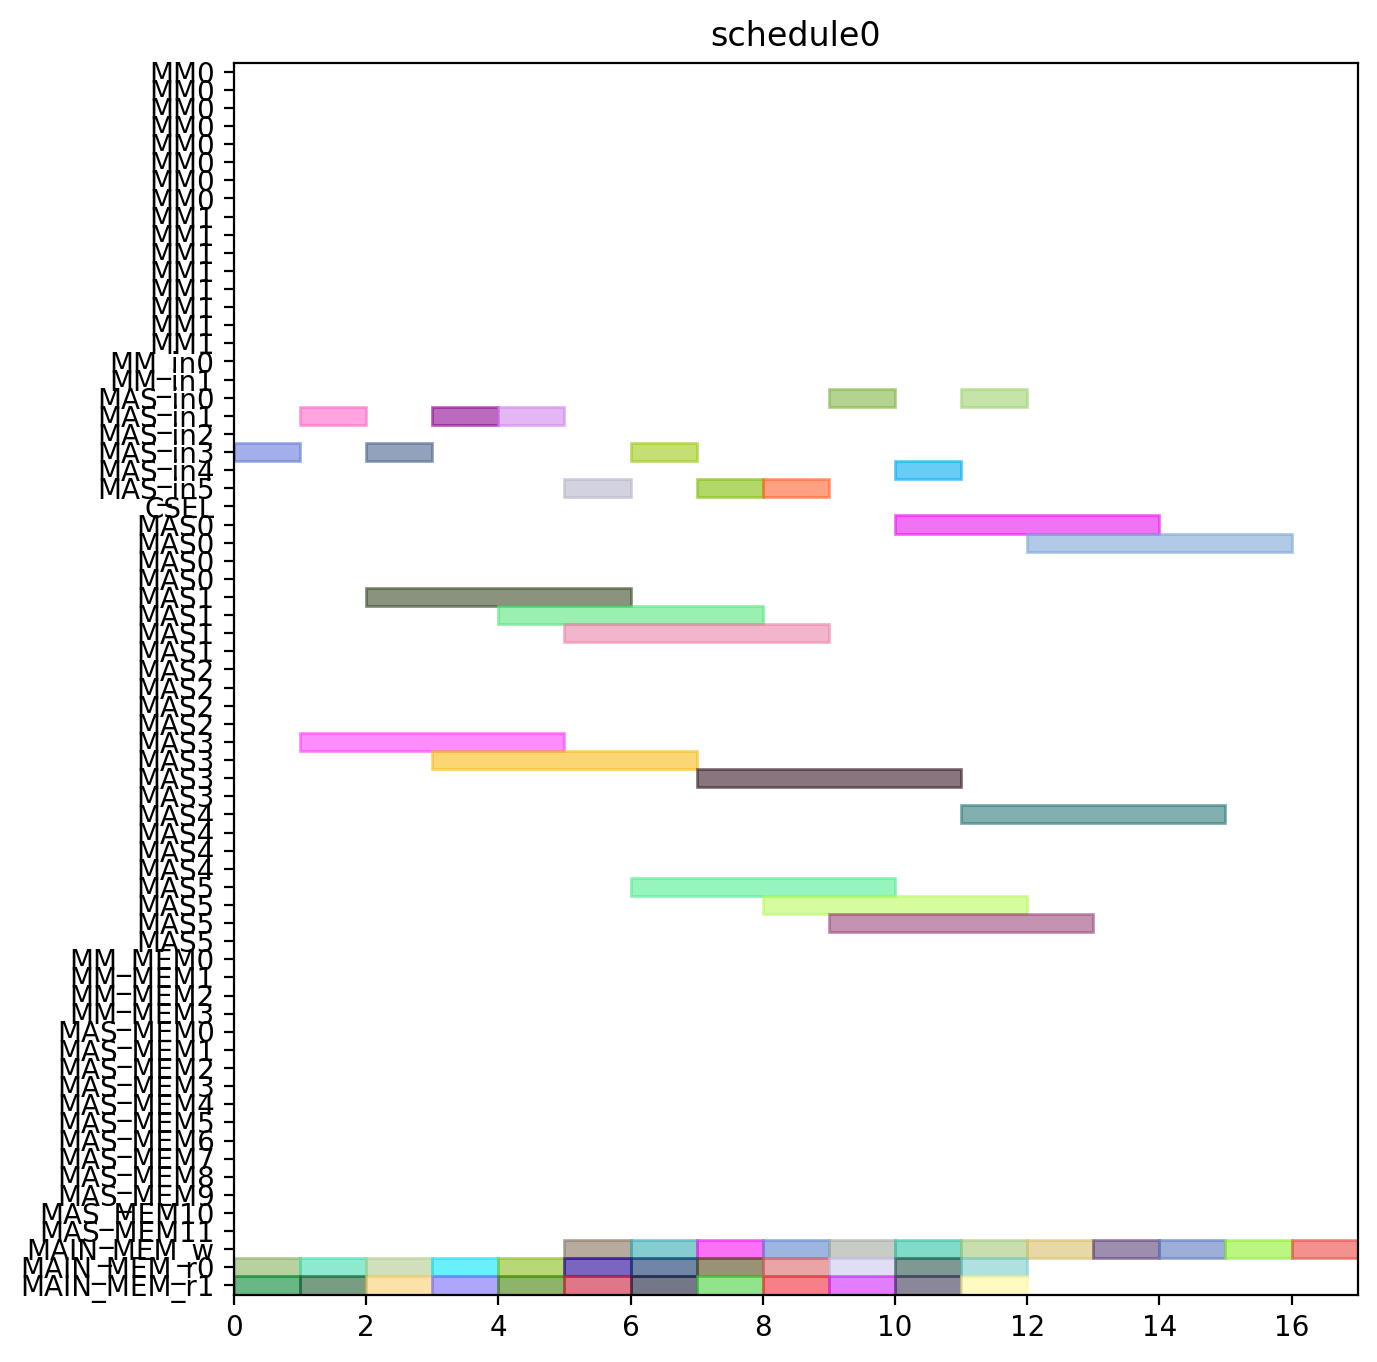

Source code (Python):
from pyschedule import Scenario, solvers, plotters, alt


def solve():
	horizon = 120
	S = Scenario("schedule0", horizon=horizon)

	# resource
	MM = S.Resources('MM', num=2, size=8)
	MM_in = S.Resources('MM_in', num=2)
	MAS_in = S.Resources('MAS_in', num=6)
	CSEL = S.Resource('CSEL')
	MAS = S.Resources('MAS', num=6, size=4, periods=range(1, horizon))
	MM_MEM = S.Resources('MM_MEM', num=4)
	MAS_MEM = S.Resources('MAS_MEM', num=12)
	MAIN_MEM_w = S.Resource('MAIN_MEM_w', size=1)
	MAIN_MEM_r = S.Resources('MAIN_MEM_r', num=2)

	# result of previous scheduling

	# new tasks
	c000 = S.Task('c000', length=4, delay_cost=1)
	c000 += alt(MAS)
	c000_in = S.Task('c000_in', length=1, delay_cost=1)
	c000_in += alt(MAS_in)
	S += c000_in*MAS_in[0]<=c000*MAS[0]

	S += c000_in*MAS_in[1]<=c000*MAS[1]

	S += c000_in*MAS_in[2]<=c000*MAS[2]

	S += c000_in*MAS_in[3]<=c000*MAS[3]

	S += c000_in*MAS_in[4]<=c000*MAS[4]

	S += c000_in*MAS_in[5]<=c000*MAS[5]

	S += 0<c000

	c000_w = S.Task('c000_w', length=1, delay_cost=1)
	c000_w += alt(MAIN_MEM_w)
	S += c000 <= c000_w

	c000_mem0 = S.Task('c000_mem0', length=1, delay_cost=1)
	c000_mem0 += MAIN_MEM_r[0]
	S += c000_mem0 <= c000

	c000_mem1 = S.Task('c000_mem1', length=1, delay_cost=1)
	c000_mem1 += MAIN_MEM_r[1]
	S += c000_mem1 <= c000

	c001 = S.Task('c001', length=4, delay_cost=1)
	c001 += alt(MAS)
	c001_in = S.Task('c001_in', length=1, delay_cost=1)
	c001_in += alt(MAS_in)
	S += c001_in*MAS_in[0]<=c001*MAS[0]

	S += c001_in*MAS_in[1]<=c001*MAS[1]

	S += c001_in*MAS_in[2]<=c001*MAS[2]

	S += c001_in*MAS_in[3]<=c001*MAS[3]

	S += c001_in*MAS_in[4]<=c001*MAS[4]

	S += c001_in*MAS_in[5]<=c001*MAS[5]

	S += 0<c001

	c001_w = S.Task('c001_w', length=1, delay_cost=1)
	c001_w += alt(MAIN_MEM_w)
	S += c001 <= c001_w

	c001_mem0 = S.Task('c001_mem0', length=1, delay_cost=1)
	c001_mem0 += MAIN_MEM_r[0]
	S += c001_mem0 <= c001

	c001_mem1 = S.Task('c001_mem1', length=1, delay_cost=1)
	c001_mem1 += MAIN_MEM_r[1]
	S += c001_mem1 <= c001

	c010 = S.Task('c010', length=4, delay_cost=1)
	c010 += alt(MAS)
	c010_in = S.Task('c010_in', length=1, delay_cost=1)
	c010_in += alt(MAS_in)
	S += c010_in*MAS_in[0]<=c010*MAS[0]

	S += c010_in*MAS_in[1]<=c010*MAS[1]

	S += c010_in*MAS_in[2]<=c010*MAS[2]

	S += c010_in*MAS_in[3]<=c010*MAS[3]

	S += c010_in*MAS_in[4]<=c010*MAS[4]

	S += c010_in*MAS_in[5]<=c010*MAS[5]

	S += 0<c010

	c010_w = S.Task('c010_w', length=1, delay_cost=1)
	c010_w += alt(MAIN_MEM_w)
	S += c010 <= c010_w

	c010_mem0 = S.Task('c010_mem0', length=1, delay_cost=1)
	c010_mem0 += MAIN_MEM_r[0]
	S += c010_mem0 <= c010

	c010_mem1 = S.Task('c010_mem1', length=1, delay_cost=1)
	c010_mem1 += MAIN_MEM_r[1]
	S += c010_mem1 <= c010

	c011 = S.Task('c011', length=4, delay_cost=1)
	c011 += alt(MAS)
	c011_in = S.Task('c011_in', length=1, delay_cost=1)
	c011_in += alt(MAS_in)
	S += c011_in*MAS_in[0]<=c011*MAS[0]

	S += c011_in*MAS_in[1]<=c011*MAS[1]

	S += c011_in*MAS_in[2]<=c011*MAS[2]

	S += c011_in*MAS_in[3]<=c011*MAS[3]

	S += c011_in*MAS_in[4]<=c011*MAS[4]

	S += c011_in*MAS_in[5]<=c011*MAS[5]

	S += 0<c011

	c011_w = S.Task('c011_w', length=1, delay_cost=1)
	c011_w += alt(MAIN_MEM_w)
	S += c011 <= c011_w

	c011_mem0 = S.Task('c011_mem0', length=1, delay_cost=1)
	c011_mem0 += MAIN_MEM_r[0]
	S += c011_mem0 <= c011

	c011_mem1 = S.Task('c011_mem1', length=1, delay_cost=1)
	c011_mem1 += MAIN_MEM_r[1]
	S += c011_mem1 <= c011

	c100 = S.Task('c100', length=4, delay_cost=1)
	c100 += alt(MAS)
	c100_in = S.Task('c100_in', length=1, delay_cost=1)
	c100_in += alt(MAS_in)
	S += c100_in*MAS_in[0]<=c100*MAS[0]

	S += c100_in*MAS_in[1]<=c100*MAS[1]

	S += c100_in*MAS_in[2]<=c100*MAS[2]

	S += c100_in*MAS_in[3]<=c100*MAS[3]

	S += c100_in*MAS_in[4]<=c100*MAS[4]

	S += c100_in*MAS_in[5]<=c100*MAS[5]

	S += 0<c100

	c100_w = S.Task('c100_w', length=1, delay_cost=1)
	c100_w += alt(MAIN_MEM_w)
	S += c100 <= c100_w

	c100_mem0 = S.Task('c100_mem0', length=1, delay_cost=1)
	c100_mem0 += MAIN_MEM_r[0]
	S += c100_mem0 <= c100

	c100_mem1 = S.Task('c100_mem1', length=1, delay_cost=1)
	c100_mem1 += MAIN_MEM_r[1]
	S += c100_mem1 <= c100

	c101 = S.Task('c101', length=4, delay_cost=1)
	c101 += alt(MAS)
	c101_in = S.Task('c101_in', length=1, delay_cost=1)
	c101_in += alt(MAS_in)
	S += c101_in*MAS_in[0]<=c101*MAS[0]

	S += c101_in*MAS_in[1]<=c101*MAS[1]

	S += c101_in*MAS_in[2]<=c101*MAS[2]

	S += c101_in*MAS_in[3]<=c101*MAS[3]

	S += c101_in*MAS_in[4]<=c101*MAS[4]

	S += c101_in*MAS_in[5]<=c101*MAS[5]

	S += 0<c101

	c101_w = S.Task('c101_w', length=1, delay_cost=1)
	c101_w += alt(MAIN_MEM_w)
	S += c101 <= c101_w

	c101_mem0 = S.Task('c101_mem0', length=1, delay_cost=1)
	c101_mem0 += MAIN_MEM_r[0]
	S += c101_mem0 <= c101

	c101_mem1 = S.Task('c101_mem1', length=1, delay_cost=1)
	c101_mem1 += MAIN_MEM_r[1]
	S += c101_mem1 <= c101

	c110 = S.Task('c110', length=4, delay_cost=1)
	c110 += alt(MAS)
	c110_in = S.Task('c110_in', length=1, delay_cost=1)
	c110_in += alt(MAS_in)
	S += c110_in*MAS_in[0]<=c110*MAS[0]

	S += c110_in*MAS_in[1]<=c110*MAS[1]

	S += c110_in*MAS_in[2]<=c110*MAS[2]

	S += c110_in*MAS_in[3]<=c110*MAS[3]

	S += c110_in*MAS_in[4]<=c110*MAS[4]

	S += c110_in*MAS_in[5]<=c110*MAS[5]

	S += 0<c110

	c110_w = S.Task('c110_w', length=1, delay_cost=1)
	c110_w += alt(MAIN_MEM_w)
	S += c110 <= c110_w

	c110_mem0 = S.Task('c110_mem0', length=1, delay_cost=1)
	c110_mem0 += MAIN_MEM_r[0]
	S += c110_mem0 <= c110

	c110_mem1 = S.Task('c110_mem1', length=1, delay_cost=1)
	c110_mem1 += MAIN_MEM_r[1]
	S += c110_mem1 <= c110

	c111 = S.Task('c111', length=4, delay_cost=1)
	c111 += alt(MAS)
	c111_in = S.Task('c111_in', length=1, delay_cost=1)
	c111_in += alt(MAS_in)
	S += c111_in*MAS_in[0]<=c111*MAS[0]

	S += c111_in*MAS_in[1]<=c111*MAS[1]

	S += c111_in*MAS_in[2]<=c111*MAS[2]

	S += c111_in*MAS_in[3]<=c111*MAS[3]

	S += c111_in*MAS_in[4]<=c111*MAS[4]

	S += c111_in*MAS_in[5]<=c111*MAS[5]

	S += 0<c111

	c111_w = S.Task('c111_w', length=1, delay_cost=1)
	c111_w += alt(MAIN_MEM_w)
	S += c111 <= c111_w

	c111_mem0 = S.Task('c111_mem0', length=1, delay_cost=1)
	c111_mem0 += MAIN_MEM_r[0]
	S += c111_mem0 <= c111

	c111_mem1 = S.Task('c111_mem1', length=1, delay_cost=1)
	c111_mem1 += MAIN_MEM_r[1]
	S += c111_mem1 <= c111

	c200 = S.Task('c200', length=4, delay_cost=1)
	c200 += alt(MAS)
	c200_in = S.Task('c200_in', length=1, delay_cost=1)
	c200_in += alt(MAS_in)
	S += c200_in*MAS_in[0]<=c200*MAS[0]

	S += c200_in*MAS_in[1]<=c200*MAS[1]

	S += c200_in*MAS_in[2]<=c200*MAS[2]

	S += c200_in*MAS_in[3]<=c200*MAS[3]

	S += c200_in*MAS_in[4]<=c200*MAS[4]

	S += c200_in*MAS_in[5]<=c200*MAS[5]

	S += 0<c200

	c200_w = S.Task('c200_w', length=1, delay_cost=1)
	c200_w += alt(MAIN_MEM_w)
	S += c200 <= c200_w

	c200_mem0 = S.Task('c200_mem0', length=1, delay_cost=1)
	c200_mem0 += MAIN_MEM_r[0]
	S += c200_mem0 <= c200

	c200_mem1 = S.Task('c200_mem1', length=1, delay_cost=1)
	c200_mem1 += MAIN_MEM_r[1]
	S += c200_mem1 <= c200

	c201 = S.Task('c201', length=4, delay_cost=1)
	c201 += alt(MAS)
	c201_in = S.Task('c201_in', length=1, delay_cost=1)
	c201_in += alt(MAS_in)
	S += c201_in*MAS_in[0]<=c201*MAS[0]

	S += c201_in*MAS_in[1]<=c201*MAS[1]

	S += c201_in*MAS_in[2]<=c201*MAS[2]

	S += c201_in*MAS_in[3]<=c201*MAS[3]

	S += c201_in*MAS_in[4]<=c201*MAS[4]

	S += c201_in*MAS_in[5]<=c201*MAS[5]

	S += 0<c201

	c201_w = S.Task('c201_w', length=1, delay_cost=1)
	c201_w += alt(MAIN_MEM_w)
	S += c201 <= c201_w

	c201_mem0 = S.Task('c201_mem0', length=1, delay_cost=1)
	c201_mem0 += MAIN_MEM_r[0]
	S += c201_mem0 <= c201

	c201_mem1 = S.Task('c201_mem1', length=1, delay_cost=1)
	c201_mem1 += MAIN_MEM_r[1]
	S += c201_mem1 <= c201

	c210 = S.Task('c210', length=4, delay_cost=1)
	c210 += alt(MAS)
	c210_in = S.Task('c210_in', length=1, delay_cost=1)
	c210_in += alt(MAS_in)
	S += c210_in*MAS_in[0]<=c210*MAS[0]

	S += c210_in*MAS_in[1]<=c210*MAS[1]

	S += c210_in*MAS_in[2]<=c210*MAS[2]

	S += c210_in*MAS_in[3]<=c210*MAS[3]

	S += c210_in*MAS_in[4]<=c210*MAS[4]

	S += c210_in*MAS_in[5]<=c210*MAS[5]

	S += 0<c210

	c210_w = S.Task('c210_w', length=1, delay_cost=1)
	c210_w += alt(MAIN_MEM_w)
	S += c210 <= c210_w

	c210_mem0 = S.Task('c210_mem0', length=1, delay_cost=1)
	c210_mem0 += MAIN_MEM_r[0]
	S += c210_mem0 <= c210

	c210_mem1 = S.Task('c210_mem1', length=1, delay_cost=1)
	c210_mem1 += MAIN_MEM_r[1]
	S += c210_mem1 <= c210

	c211 = S.Task('c211', length=4, delay_cost=1)
	c211 += alt(MAS)
	c211_in = S.Task('c211_in', length=1, delay_cost=1)
	c211_in += alt(MAS_in)
	S += c211_in*MAS_in[0]<=c211*MAS[0]

	S += c211_in*MAS_in[1]<=c211*MAS[1]

	S += c211_in*MAS_in[2]<=c211*MAS[2]

	S += c211_in*MAS_in[3]<=c211*MAS[3]

	S += c211_in*MAS_in[4]<=c211*MAS[4]

	S += c211_in*MAS_in[5]<=c211*MAS[5]

	S += 0<c211

	c211_w = S.Task('c211_w', length=1, delay_cost=1)
	c211_w += alt(MAIN_MEM_w)
	S += c211 <= c211_w

	c211_mem0 = S.Task('c211_mem0', length=1, delay_cost=1)
	c211_mem0 += MAIN_MEM_r[0]
	S += c211_mem0 <= c211

	c211_mem1 = S.Task('c211_mem1', length=1, delay_cost=1)
	c211_mem1 += MAIN_MEM_r[1]
	S += c211_mem1 <= c211

	solvers.mip.solve(S,msg=1,kind='CPLEX',ratio_gap=1.01)

	solution = [['hoge']*len(S.solution()[1]) for i in range(len(S.solution()))]
	for i in range(len(S.solution())):
		for j in range(len(S.solution()[i])):
			solution[i][j]=str(S.solution()[i][j])
	print(solution)

	cycles = int(solution[-1][3])

	pic_file_name = "/mnt/rose/usr1/fukuda/ABE/multiRAM_multiMAS_16mux/scheduling_result/stage8MM2_stage4MAS6/CONJ/schedule0.png"
	if(S.solution() != []):
		plotters.matplotlib.plot(S,img_filename=pic_file_name, show_task_labels=False, fig_size=(cycles*0.25+3, 8))

	return solution
